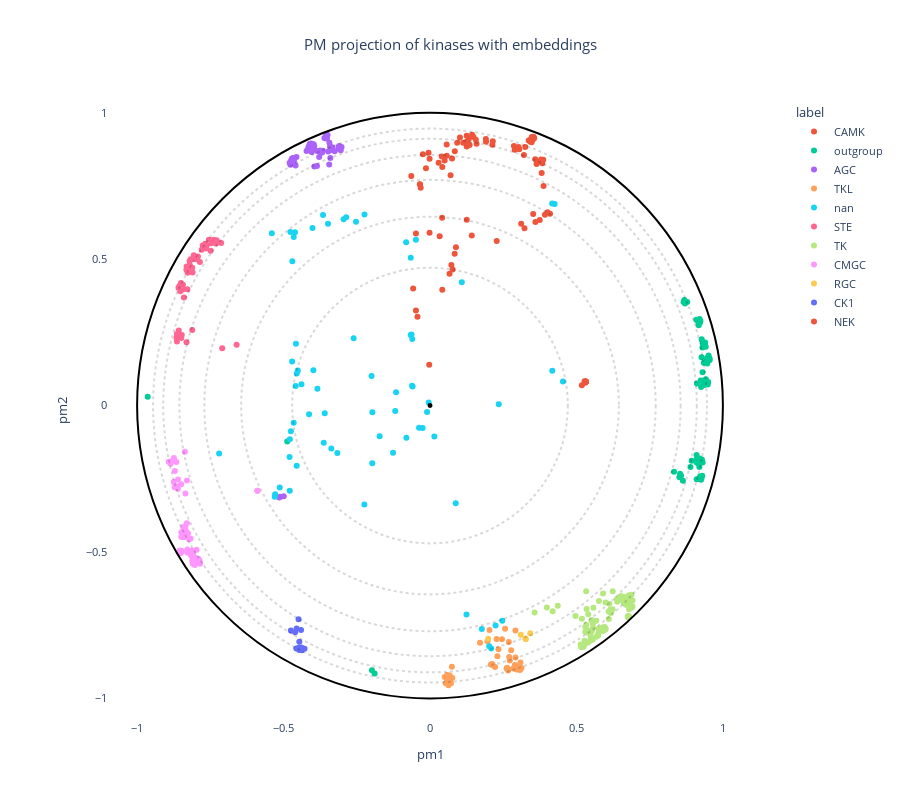

The notebook cell this image was saved under:
### Code cell
# OPTIONS =================================================
#Here you can set different parameters to color & annotate the resulting projection:
title = "PM projection of kinases with embeddings" 
#----------------------------------------------------------
# Select the coloring from annotation .csv file:
labels_name = "label"
# Select classes to label among the "labels_name" or "second_labels_name" column (comma separated list):
second_labels_name = ""
labels_text = []
show_text = False
#----------------------------------------------------------
# Use a custom color palette:
color_palette = colour_palette #Default: None
use_custom_palette = True
#==========================================================


#Check projection visualization parameters
#Labels name
if labels_name == "":
    labels_name = None
elif labels_name not in annotation_names:
    raise NameError(f"labels_name {labels_name} is not in the availables annotations.\nAvailables annotations: {annotation_names}")
#Second labels name
if second_labels_name == "":
    second_labels_name = None
elif second_labels_name not in annotation_names:
    raise NameError(f'"second_labels_name" {second_labels_name} is not in the availables annotations.\nAvailables annotations: {annotation_names}')

if not use_custom_palette:
    color_palette = None

#Plot graph
fig = plot_embedding_interactive(df_embedding, 
                                 labels_name = labels_name,
                                 second_labels_name = second_labels_name, 
                                 show_text = show_text,
                                 labels_text = labels_text,
                                 color_palette = color_palette, 
                                 title = title, 
                                 fontsize = 11)
fig.show()

### Figure 1 — Plotly figure (JSON) as saved in the notebook; plotly's stock layout.template omitted (floating-point values rounded to 4 significant figures; data arrays with more than 128 entries replaced by an {"elided": "..."} marker saying what was removed)
{"data": [{"customdata": {"elided": "83x3 str values"}, "hovertemplate": "<b>%{hovertext}</b><br><br>label=%{customdata[2]}<br>pm1=%{x}<br>pm2=%{y}<br>proteins_id=%{customdata[0]}<br>accession=%{customdata[1]}<extra></extra>", "hovertext": ["CAMK", "CAMK", "CAMK", "CAMK", "CAMK", "CAMK", "CAMK", "CAMK", "CAMK", "CAMK", "CAMK", "CAMK", "CAMK", "CAMK", "CAMK", "CAMK", "CAMK", "CAMK", "CAMK", "CAMK", "CAMK", "CAMK", "CAMK", "CAMK", "CAMK", "CAMK", "CAMK", "CAMK", "CAMK", "CAMK", "CAMK", "CAMK", "CAMK", "CAMK", "CAMK", "CAMK", "CAMK", "CAMK", "CAMK", "CAMK", "CAMK", "CAMK", "CAMK", "CAMK", "CAMK", "CAMK", "CAMK", "CAMK", "CAMK", "CAMK", "CAMK", "CAMK", "CAMK", "CAMK", "CAMK", "CAMK", "CAMK", "CAMK", "CAMK", "CAMK", "CAMK", "CAMK", "CAMK", "CAMK", "CAMK", "CAMK", "CAMK", "CAMK", "CAMK", "CAMK", "CAMK", "CAMK", "CAMK", "CAMK", "CAMK", "CAMK", "CAMK", "CAMK", "CAMK", "CAMK", "CAMK", "CAMK", "CAMK"], "legendgroup": "CAMK", "marker": {"color": "#EF553B", "symbol": "circle"}, "mode": "markers", "name": "CAMK", "orientation": "v", "showlegend": true, "type": "scatter", "x": [0.3507, 0.3812, 0.1254, 0.1255, 0.4012, 0.08853, 0.3369, 0.02944, 0.0703, 0.08427, 0.1426, -0.001475, 0.1022, -0.03174, 0.1133, 0.07533, 0.3516, -0.06377, 0.08462, 0.4098, 0.2894, 0.3637, 0.3455, 0.2866, 0.213, 0.1907, 0.2143, 0.1438, 0.3207, -0.04796, 0.04025, 0.04989, 0.3523, 0.042, 0.07723, 0.3876, 0.159, -0.01387, 0.04196, 0.3225, 0.07289, 0.06663, 0.1566, 0.3866, 0.3541, -0.03441, 0.3748, 0.1486, -0.004959, 0.3026, 0.3415, -0.002656, 0.1353, 0.05696, 0.3047, 0.2277, -0.04804, 0.3555, 0.1324, 0.3702, 0.3832, 0.09287, 0.1254, -0.04277, -0.05747, -0.0243, 0.3794, 0.3593, 0.04134, 0.03296, 0.1253, 0.347, 0.3478, 0.36, -0.001493, 0.3251, 0.3523, -0.03442, 0.3114, 0.3923, 0.05729, 0.1913, 0.3502], "xaxis": "x", "y": [0.9075, 0.794, 0.8848, 0.9018, 0.6601, 0.5407, 0.9052, 0.8287, 0.7863, 0.5185, 0.5808, 0.5901, 0.9152, 0.7439, 0.8975, 0.8437, 0.9181, 0.7837, 0.8683, 0.655, 0.8735, 0.8244, 0.9105, 0.8861, 0.8905, 0.9098, 0.9024, 0.9245, 0.8555, 0.5873, 0.8505, 0.8369, 0.6539, 0.3949, 0.4646, 0.7493, 0.8941, 0.8105, 0.8141, 0.6049, 0.48, 0.4503, 0.9075, 0.8389, 0.9169, 0.7551, 0.6335, 0.917, 0.863, 0.8828, 0.9011, 0.1396, 0.8896, 0.8913, 0.8751, 0.562, 0.3242, 0.913, 0.9104, 0.8326, 0.8272, 0.8968, 0.6344, 0.3027, 0.3994, 0.8581, 0.84, 0.8412, 0.6411, 0.5783, 0.9215, 0.8986, 0.9168, 0.6269, 0.8423, 0.8826, 0.9137, 0.755, 0.6204, 0.6517, 0.8532, 0.9004, 0.9147], "yaxis": "y"}, {"customdata": {"elided": "62x3 str values"}, "hovertemplate": "<b>%{hovertext}</b><br><br>label=%{customdata[2]}<br>pm1=%{x}<br>pm2=%{y}<br>proteins_id=%{customdata[0]}<br>accession=%{customdata[1]}<extra></extra>", "hovertext": ["outgroup", "outgroup", "outgroup", "outgroup", "outgroup", "outgroup", "outgroup", "outgroup", "outgroup", "outgroup", "outgroup", "outgroup", "outgroup", "outgroup", "outgroup", "outgroup", "outgroup", "outgroup", "outgroup", "outgroup", "outgroup", "outgroup", "outgroup", "outgroup", "outgroup", "outgroup", "outgroup", "outgroup", "outgroup", "outgroup", "outgroup", "outgroup", "outgroup", "outgroup", "outgroup", "outgroup", "outgroup", "outgroup", "outgroup", "outgroup", "outgroup", "outgroup", "outgroup", "outgroup", "outgroup", "outgroup", "outgroup", "outgroup", "outgroup", "outgroup", "outgroup", "outgroup", "outgroup", "outgroup", "outgroup", "outgroup", "outgroup", "outgroup", "outgroup", "outgroup", "outgroup", "outgroup"], "legendgroup": "outgroup", "marker": {"color": "#00cc96", "symbol": "circle"}, "mode": "markers", "name": "outgroup", "orientation": "v", "showlegend": true, "type": "scatter", "x": [0.9256, 0.9283, 0.9414, 0.9197, 0.91, 0.9271, 0.8657, -0.9638, 0.8571, 0.9149, 0.9171, 0.9203, 0.924, 0.9209, 0.9309, 0.9105, 0.8935, 0.8706, 0.9212, 0.8707, 0.9221, 0.9255, 0.9272, 0.9457, 0.8782, 0.9481, 0.9497, 0.9511, 0.9314, 0.9457, 0.8634, 0.9098, 0.9173, 0.955, 0.8683, 0.8332, 0.9158, 0.9545, 0.9233, -0.4873, 0.8513, 0.9092, 0.9224, 0.9385, 0.9392, 0.9304, -0.1891, 0.9346, 0.8535, 0.91, 0.9469, 0.9304, 0.9364, 0.9277, 0.9329, 0.9343, 0.9418, 0.8893, 0.9221, 0.9113, -0.1983, 0.9293], "xaxis": "x", "y": [0.06342, -0.1843, 0.2005, -0.2099, -0.1932, 0.1647, 0.3538, 0.03024, -0.2393, -0.1977, 0.2896, 0.2951, 0.08586, -0.1811, -0.1945, -0.2519, -0.1885, 0.3544, -0.1926, 0.3488, -0.242, -0.2529, -0.2477, 0.1623, 0.3531, 0.07163, 0.08009, 0.1706, 0.2112, 0.156, -0.2569, -0.1853, 0.2743, 0.1552, 0.3604, -0.2262, 0.2851, 0.161, 0.289, -0.123, -0.2451, 0.2932, -0.2498, 0.209, 0.2149, 0.1137, -0.9151, 0.1465, -0.2326, -0.1692, 0.1435, 0.1985, 0.06977, 0.2262, 0.07813, 0.08538, 0.08955, -0.2096, 0.2838, 0.07568, -0.9041, -0.2399], "yaxis": "y"}, {"customdata": {"elided": "64x3 str values"}, "hovertemplate": "<b>%{hovertext}</b><br><br>label=%{customdata[2]}<br>pm1=%{x}<br>pm2=%{y}<br>proteins_id=%{customdata[0]}<br>accession=%{customdata[1]}<extra></extra>", "hovertext": ["AGC", "AGC", "AGC", "AGC", "AGC", "AGC", "AGC", "AGC", "AGC", "AGC", "AGC", "AGC", "AGC", "AGC", "AGC", "AGC", "AGC", "AGC", "AGC", "AGC", "AGC", "AGC", "AGC", "AGC", "AGC", "AGC", "AGC", "AGC", "AGC", "AGC", "AGC", "AGC", "AGC", "AGC", "AGC", "AGC", "AGC", "AGC", "AGC", "AGC", "AGC", "AGC", "AGC", "AGC", "AGC", "AGC", "AGC", "AGC", "AGC", "AGC", "AGC", "AGC", "AGC", "AGC", "AGC", "AGC", "AGC", "AGC", "AGC", "AGC", "AGC", "AGC", "AGC", "AGC"], "legendgroup": "AGC", "marker": {"color": "#ab63fa", "symbol": "circle"}, "mode": "markers", "name": "AGC", "orientation": "v", "showlegend": true, "type": "scatter", "x": [-0.373, -0.35, -0.4056, -0.3948, -0.3018, -0.411, -0.352, -0.3434, -0.3409, -0.3606, -0.4034, -0.4011, -0.3953, -0.311, -0.3099, -0.3103, -0.3397, -0.4108, -0.465, -0.3752, -0.3662, -0.4722, -0.4767, -0.4744, -0.397, -0.4792, -0.3325, -0.3047, -0.4001, -0.4042, -0.404, -0.4057, -0.3545, -0.344, -0.3529, -0.3402, -0.355, -0.3356, -0.3477, -0.4589, -0.4169, -0.4145, -0.3515, -0.3857, -0.3517, -0.4072, -0.4215, -0.4713, -0.4704, -0.4668, -0.3783, -0.5148, -0.4559, -0.5116, -0.3683, -0.3564, -0.4647, -0.3379, -0.3254, -0.3865, -0.3517, -0.4093, -0.3543, -0.4995], "xaxis": "x", "y": [0.8629, 0.9238, 0.8949, 0.8163, 0.8828, 0.892, 0.9245, 0.8969, 0.8854, 0.9133, 0.8811, 0.8846, 0.8856, 0.8816, 0.8768, 0.886, 0.8791, 0.8764, 0.8342, 0.871, 0.8701, 0.8261, 0.8223, 0.8369, 0.8925, 0.8287, 0.8813, 0.8713, 0.8804, 0.8658, 0.8901, 0.8776, 0.9213, 0.823, 0.9233, 0.8455, 0.9118, 0.8744, 0.8676, 0.8199, 0.8752, 0.8832, 0.92, 0.8177, 0.923, 0.8939, 0.8692, 0.8438, 0.8329, 0.845, 0.8486, -0.3142, 0.8484, -0.3115, 0.864, 0.9164, 0.8417, 0.8727, 0.8684, 0.869, 0.9124, 0.8925, 0.9239, -0.3093], "yaxis": "y"}, {"customdata": {"elided": "43x3 str values"}, "hovertemplate": "<b>%{hovertext}</b><br><br>label=%{customdata[2]}<br>pm1=%{x}<br>pm2=%{y}<br>proteins_id=%{customdata[0]}<br>accession=%{customdata[1]}<extra></extra>", "hovertext": ["TKL", "TKL", "TKL", "TKL", "TKL", "TKL", "TKL", "TKL", "TKL", "TKL", "TKL", "TKL", "TKL", "TKL", "TKL", "TKL", "TKL", "TKL", "TKL", "TKL", "TKL", "TKL", "TKL", "TKL", "TKL", "TKL", "TKL", "TKL", "TKL", "TKL", "TKL", "TKL", "TKL", "TKL", "TKL", "TKL", "TKL", "TKL", "TKL", "TKL", "TKL", "TKL", "TKL"], "legendgroup": "TKL", "marker": {"color": "#FFA15A", "symbol": "circle"}, "mode": "markers", "name": "TKL", "orientation": "v", "showlegend": true, "type": "scatter", "x": [0.06662, 0.208, 0.2897, 0.3007, 0.2771, 0.2703, 0.2724, 0.2919, 0.05056, 0.06207, 0.07154, 0.06313, 0.06355, 0.05858, 0.2146, 0.2615, 0.2628, 0.2301, 0.3045, 0.3063, 0.0575, 0.2846, 0.2917, 0.2459, 0.07635, 0.06767, 0.2676, 0.3083, 0.07467, 0.1965, 0.3091, 0.2031, 0.3124, 0.2691, 0.2562, 0.2275, 0.0538, 0.2339, 0.2669, 0.222, 0.2953, 0.1707, 0.2124], "xaxis": "x", "y": [-0.9436, -0.8844, -0.886, -0.8875, -0.8351, -0.8585, -0.8708, -0.8602, -0.927, -0.9497, -0.9482, -0.9549, -0.9359, -0.9201, -0.8863, -0.8973, -0.8951, -0.8563, -0.8969, -0.9026, -0.9419, -0.8979, -0.7677, -0.7983, -0.9299, -0.9219, -0.9, -0.9008, -0.8919, -0.8051, -0.8775, -0.7665, -0.8964, -0.8073, -0.7617, -0.7971, -0.9482, -0.8319, -0.905, -0.893, -0.9013, -0.8102, -0.8825], "yaxis": "y"}, {"customdata": {"elided": "72x3 str values"}, "hovertemplate": "<b>%{hovertext}</b><br><br>label=%{customdata[2]}<br>pm1=%{x}<br>pm2=%{y}<br>proteins_id=%{customdata[0]}<br>accession=%{customdata[1]}<extra></extra>", "hovertext": ["nan", "nan", "nan", "nan", "nan", "nan", "nan", "nan", "nan", "nan", "nan", "nan", "nan", "nan", "nan", "nan", "nan", "nan", "nan", "nan", "nan", "nan", "nan", "nan", "nan", "nan", "nan", "nan", "nan", "nan", "nan", "nan", "nan", "nan", "nan", "nan", "nan", "nan", "nan", "nan", "nan", "nan", "nan", "nan", "nan", "nan", "nan", "nan", "nan", "nan", "nan", "nan", "nan", "nan", "nan", "nan", "nan", "nan", "nan", "nan", "nan", "nan", "nan", "nan", "nan", "nan", "nan", "nan", "nan", "nan", "nan", "nan"], "legendgroup": "nan", "marker": {"color": "#19d3f3", "symbol": "circle"}, "mode": "markers", "name": "nan", "orientation": "v", "showlegend": true, "type": "scatter", "x": [-0.5302, -0.2236, -0.1967, -0.3652, 0.2348, -0.1995, -0.2241, -0.4655, -0.04808, 0.01487, -0.02534, 0.2023, -0.1719, -0.06304, -0.06597, -0.1971, -0.08062, -0.03737, -0.295, -0.4129, -0.06116, 0.4175, 0.1086, 0.1247, -0.0605, -0.4388, -0.3982, -0.08145, 0.1768, -0.4785, -0.1156, -0.4582, -0.004446, -0.4795, 0.2091, -0.06578, -0.455, -0.3164, 0.4255, -0.3594, -0.72, -0.337, -0.3844, 0.08788, -0.2607, -0.4013, -0.461, 0.2239, -0.4514, 0.4171, -0.1262, -0.1187, -0.4789, -0.3628, -0.475, -0.4765, -0.54, -0.2526, 0.2469, -0.4552, 0.5317, -0.4577, 0.4539, -0.2861, -0.5288, -0.4708, -0.513, -0.0594, -0.4699, -0.01001, -0.3482, -0.4652], "xaxis": "x", "y": [-0.3116, 0.6525, -0.02326, 0.6508, 0.004643, 0.1012, -0.3374, -0.05865, 0.5662, -0.106, -0.07639, -0.8221, -0.1044, 0.2427, 0.2408, -0.1973, -0.1099, -0.07614, 0.636, -0.03001, 0.06778, 0.1187, 0.4209, -0.7136, 0.2269, 0.07289, 0.1207, 0.5575, -0.7627, -0.1149, 0.04498, 0.06645, 0.01018, -0.1754, -0.8292, 0.5049, 0.1093, -0.1616, 0.6885, -0.02653, -0.1637, -0.1469, 0.05759, -0.3335, 0.2295, 0.6062, 0.5916, -0.7508, 0.1194, 0.6902, -0.1611, -0.01825, -0.2906, -0.1271, -0.08811, 0.5928, 0.5879, 0.6275, -0.7343, -0.2054, 0.08124, 0.2106, 0.08232, 0.6424, -0.3033, 0.1501, -0.2798, 0.06498, 0.4927, -0.02174, 0.6204, 0.5754], "yaxis": "y"}, {"customdata": {"elided": "47x3 str values"}, "hovertemplate": "<b>%{hovertext}</b><br><br>label=%{customdata[2]}<br>pm1=%{x}<br>pm2=%{y}<br>proteins_id=%{customdata[0]}<br>accession=%{customdata[1]}<extra></extra>", "hovertext": ["STE", "STE", "STE", "STE", "STE", "STE", "STE", "STE", "STE", "STE", "STE", "STE", "STE", "STE", "STE", "STE", "STE", "STE", "STE", "STE", "STE", "STE", "STE", "STE", "STE", "STE", "STE", "STE", "STE", "STE", "STE", "STE", "STE", "STE", "STE", "STE", "STE", "STE", "STE", "STE", "STE", "STE", "STE", "STE", "STE", "STE", "STE"], "legendgroup": "STE", "marker": {"color": "#FF6692", "symbol": "circle"}, "mode": "markers", "name": "STE", "orientation": "v", "showlegend": true, "type": "scatter", "x": [-0.8066, -0.8589, -0.8096, -0.7794, -0.8492, -0.8319, -0.7304, -0.8244, -0.8525, -0.7093, -0.8554, -0.8505, -0.8435, -0.8442, -0.7623, -0.7973, -0.8168, -0.8467, -0.8208, -0.7858, -0.8118, -0.8577, -0.8656, -0.8107, -0.8285, -0.7549, -0.7492, -0.7383, -0.713, -0.7456, -0.7672, -0.6602, -0.8639, -0.8644, -0.8402, -0.7649, -0.8117, -0.8308, -0.8199, -0.7923, -0.8276, -0.7283, -0.8182, -0.8474, -0.776, -0.8027, -0.8313], "xaxis": "x", "y": [0.5134, 0.4021, 0.5014, 0.5322, 0.2308, 0.4633, 0.5536, 0.4704, 0.3905, 0.1955, 0.4079, 0.4187, 0.4127, 0.3961, 0.5461, 0.4997, 0.4999, 0.4015, 0.4936, 0.4898, 0.2581, 0.2559, 0.2314, 0.4543, 0.397, 0.5659, 0.5286, 0.5659, 0.5547, 0.554, 0.5526, 0.2074, 0.2183, 0.2443, 0.3688, 0.5361, 0.4708, 0.4748, 0.479, 0.5087, 0.4534, 0.5644, 0.4662, 0.2412, 0.5463, 0.509, 0.2157], "yaxis": "y"}, {"customdata": {"elided": "94x3 str values"}, "hovertemplate": "<b>%{hovertext}</b><br><br>label=%{customdata[2]}<br>pm1=%{x}<br>pm2=%{y}<br>proteins_id=%{customdata[0]}<br>accession=%{customdata[1]}<extra></extra>", "hovertext": ["TK", "TK", "TK", "TK", "TK", "TK", "TK", "TK", "TK", "TK", "TK", "TK", "TK", "TK", "TK", "TK", "TK", "TK", "TK", "TK", "TK", "TK", "TK", "TK", "TK", "TK", "TK", "TK", "TK", "TK", "TK", "TK", "TK", "TK", "TK", "TK", "TK", "TK", "TK", "TK", "TK", "TK", "TK", "TK", "TK", "TK", "TK", "TK", "TK", "TK", "TK", "TK", "TK", "TK", "TK", "TK", "TK", "TK", "TK", "TK", "TK", "TK", "TK", "TK", "TK", "TK", "TK", "TK", "TK", "TK", "TK", "TK", "TK", "TK", "TK", "TK", "TK", "TK", "TK", "TK", "TK", "TK", "TK", "TK", "TK", "TK", "TK", "TK", "TK", "TK", "TK", "TK", "TK", "TK"], "legendgroup": "TK", "marker": {"color": "#B6E880", "symbol": "circle"}, "mode": "markers", "name": "TK", "orientation": "v", "showlegend": true, "type": "scatter", "x": [0.6157, 0.5527, 0.436, 0.5184, 0.5348, 0.5743, 0.5731, 0.6168, 0.6828, 0.5215, 0.5209, 0.5467, 0.677, 0.5214, 0.5263, 0.6798, 0.6783, 0.6555, 0.5247, 0.6792, 0.6792, 0.516, 0.6775, 0.6888, 0.5176, 0.6843, 0.6793, 0.5525, 0.6754, 0.5762, 0.6874, 0.556, 0.6914, 0.6856, 0.419, 0.4968, 0.5901, 0.5934, 0.5967, 0.5959, 0.6879, 0.3573, 0.5345, 0.6644, 0.6238, 0.6687, 0.6757, 0.6766, 0.6776, 0.5394, 0.5433, 0.5489, 0.5555, 0.5392, 0.5276, 0.5334, 0.5302, 0.5144, 0.5462, 0.399, 0.5404, 0.5911, 0.598, 0.5862, 0.5928, 0.5954, 0.6121, 0.5996, 0.6623, 0.6396, 0.5766, 0.549, 0.6524, 0.5792, 0.61, 0.5512, 0.6644, 0.6379, 0.5518, 0.5567, 0.5679, 0.5725, 0.6, 0.6155, 0.6234, 0.618, 0.5676, 0.5579, 0.5908, 0.5332, 0.5767, 0.5301, 0.6108, 0.6915], "xaxis": "x", "y": [-0.697, -0.7324, -0.6833, -0.7278, -0.8093, -0.7847, -0.7829, -0.7079, -0.6758, -0.8171, -0.8222, -0.7677, -0.7211, -0.8244, -0.8163, -0.6955, -0.6632, -0.6654, -0.8223, -0.6475, -0.7214, -0.8243, -0.7203, -0.6904, -0.8212, -0.6577, -0.7198, -0.771, -0.7213, -0.7619, -0.6873, -0.7446, -0.6855, -0.6897, -0.7025, -0.7183, -0.7694, -0.7623, -0.7557, -0.7606, -0.6462, -0.7066, -0.6943, -0.6643, -0.6336, -0.6803, -0.7228, -0.7181, -0.7222, -0.7756, -0.771, -0.7887, -0.7984, -0.8089, -0.8032, -0.7495, -0.7557, -0.816, -0.8029, -0.6896, -0.7121, -0.7572, -0.7649, -0.7595, -0.7649, -0.7659, -0.6771, -0.6724, -0.6743, -0.67, -0.7742, -0.8006, -0.6503, -0.7616, -0.7032, -0.7962, -0.6539, -0.6604, -0.7356, -0.7594, -0.7892, -0.784, -0.7628, -0.702, -0.6957, -0.6979, -0.735, -0.69, -0.6413, -0.6338, -0.6669, -0.7723, -0.7285, -0.6652], "yaxis": "y"}, {"customdata": {"elided": "65x3 str values"}, "hovertemplate": "<b>%{hovertext}</b><br><br>label=%{customdata[2]}<br>pm1=%{x}<br>pm2=%{y}<br>proteins_id=%{customdata[0]}<br>accession=%{customdata[1]}<extra></extra>", "hovertext": ["CMGC", "CMGC", "CMGC", "CMGC", "CMGC", "CMGC", "CMGC", "CMGC", "CMGC", "CMGC", "CMGC", "CMGC", "CMGC", "CMGC", "CMGC", "CMGC", "CMGC", "CMGC", "CMGC", "CMGC", "CMGC", "CMGC", "CMGC", "CMGC", "CMGC", "CMGC", "CMGC", "CMGC", "CMGC", "CMGC", "CMGC", "CMGC", "CMGC", "CMGC", "CMGC", "CMGC", "CMGC", "CMGC", "CMGC", "CMGC", "CMGC", "CMGC", "CMGC", "CMGC", "CMGC", "CMGC", "CMGC", "CMGC", "CMGC", "CMGC", "CMGC", "CMGC", "CMGC", "CMGC", "CMGC", "CMGC", "CMGC", "CMGC", "CMGC", "CMGC", "CMGC", "CMGC", "CMGC", "CMGC", "CMGC"], "legendgroup": "CMGC", "marker": {"color": "#FF97FF", "symbol": "circle"}, "mode": "markers", "name": "CMGC", "orientation": "v", "showlegend": true, "type": "scatter", "x": [-0.8511, -0.8775, -0.8319, -0.8002, -0.7867, -0.8094, -0.8302, -0.8306, -0.8093, -0.7851, -0.8546, -0.8553, -0.8283, -0.8522, -0.8527, -0.8221, -0.8717, -0.8613, -0.8491, -0.8458, -0.8492, -0.8156, -0.8098, -0.8502, -0.8538, -0.8426, -0.5891, -0.7881, -0.8378, -0.7968, -0.7911, -0.7973, -0.7947, -0.7984, -0.853, -0.8351, -0.8743, -0.8026, -0.8074, -0.8513, -0.8536, -0.8273, -0.8464, -0.8709, -0.8487, -0.8133, -0.8298, -0.8351, -0.8453, -0.8856, -0.8263, -0.8042, -0.5894, -0.8174, -0.875, -0.8605, -0.8609, -0.8919, -0.8048, -0.8523, -0.8368, -0.8372, -0.8399, -0.8118, -0.8659], "xaxis": "x", "y": [-0.501, -0.1874, -0.4307, -0.5263, -0.5291, -0.5053, -0.4022, -0.4435, -0.5352, -0.54, -0.4974, -0.4963, -0.4914, -0.5038, -0.5027, -0.4561, -0.2789, -0.2755, -0.2688, -0.4492, -0.4476, -0.5127, -0.5399, -0.5025, -0.5027, -0.4147, -0.2908, -0.5355, -0.4426, -0.4924, -0.5227, -0.5331, -0.5363, -0.526, -0.4952, -0.3005, -0.1787, -0.5443, -0.5271, -0.4979, -0.4999, -0.5028, -0.441, -0.2238, -0.4324, -0.4947, -0.2557, -0.4163, -0.4978, -0.1988, -0.436, -0.5177, -0.2909, -0.454, -0.2612, -0.2524, -0.2842, -0.1917, -0.5418, -0.4969, -0.1575, -0.4492, -0.4256, -0.5298, -0.1925], "yaxis": "y"}, {"customdata": [["P16066 ePK_RGC__ANPRA", "P16066", "RGC"], ["P20594 ePK_RGC__ANPRB", "P20594", "RGC"], ["P25092 ePK_RGC__GUC2C", "P25092", "RGC"], ["P51841 ePK_RGC__GUC2F", "P51841", "RGC"], ["Q02846 ePK_RGC__GUC2D", "Q02846", "RGC"]], "hovertemplate": "<b>%{hovertext}</b><br><br>label=%{customdata[2]}<br>pm1=%{x}<br>pm2=%{y}<br>proteins_id=%{customdata[0]}<br>accession=%{customdata[1]}<extra></extra>", "hovertext": ["RGC", "RGC", "RGC", "RGC", "RGC"], "legendgroup": "RGC", "marker": {"color": "#FECB52", "symbol": "circle"}, "mode": "markers", "name": "RGC", "orientation": "v", "showlegend": true, "type": "scatter", "x": [0.3271, 0.3255, 0.3423, 0.3098, 0.1986], "xaxis": "x", "y": [-0.7975, -0.7953, -0.7771, -0.7822, -0.7963], "yaxis": "y"}, {"customdata": [["P48729 ePK_CK1_CK1-A_KC1A", "P48729", "CK1"], ["P48730 ePK_CK1_CK1-D_KC1D", "P48730", "CK1"], ["P49674 ePK_CK1_CK1-D_KC1E", "P49674", "CK1"], ["P78368 ePK_CK1_CK1-G_KC1G2", "P78368", "CK1"], ["Q5TCY1 ePK_CK1_TTBK_TTBK1", "Q5TCY1", "CK1"], ["Q6IQ55 ePK_CK1_TTBK_TTBK2", "Q6IQ55", "CK1"], ["Q86Y07 ePK_CK1_VRK_VRK2", "Q86Y07", "CK1"], ["Q8IV63 ePK_CK1_VRK_VRK3", "Q8IV63", "CK1"], ["Q8N752 ePK_CK1_CK1-A_KC1AL", "Q8N752", "CK1"], ["Q99986 ePK_CK1_VRK_VRK1", "Q99986", "CK1"], ["Q9HCP0 ePK_CK1_CK1-G_KC1G1", "Q9HCP0", "CK1"], ["Q9Y6M4 ePK_CK1_CK1-G_KC1G3", "Q9Y6M4", "CK1"]], "hovertemplate": "<b>%{hovertext}</b><br><br>label=%{customdata[2]}<br>pm1=%{x}<br>pm2=%{y}<br>proteins_id=%{customdata[0]}<br>accession=%{customdata[1]}<extra></extra>", "hovertext": ["CK1", "CK1", "CK1", "CK1", "CK1", "CK1", "CK1", "CK1", "CK1", "CK1", "CK1", "CK1"], "legendgroup": "CK1", "marker": {"color": "#636efa", "symbol": "circle"}, "mode": "markers", "name": "CK1", "orientation": "v", "showlegend": true, "type": "scatter", "x": [-0.4379, -0.4283, -0.4468, -0.4564, -0.4402, -0.4604, -0.475, -0.4488, -0.439, -0.4553, -0.4469, -0.4463], "xaxis": "x", "y": [-0.8354, -0.8301, -0.8345, -0.8291, -0.7667, -0.7741, -0.7682, -0.7293, -0.8258, -0.7613, -0.8257, -0.8062], "yaxis": "y"}, {"customdata": [["P51955 ePK_NEK_NEK2_NEK2", "P51955", "NEK"], ["P51956 ePK_NEK_NEK1_NEK3", "P51956", "NEK"], ["P51957 ePK_NEK_NEK4_NEK4", "P51957", "NEK"], ["Q6P3R8 ePK_NEK_NEK1_NEK5", "Q6P3R8", "NEK"], ["Q6ZWH5 ePK_NEK_NEK10_NEK10", "Q6ZWH5", "NEK"], ["Q86SG6 ePK_NEK_NEK8_NEK8", "Q86SG6", "NEK"], ["Q8NG66 ePK_NEK_NEK11_NEK11", "Q8NG66", "NEK"], ["Q8TD19 ePK_NEK_NEK9_NEK9", "Q8TD19", "NEK"], ["Q8TDX7 ePK_NEK_NEK6_NEK7", "Q8TDX7", "NEK"], ["Q96PY6 ePK_NEK_NEK1_NEK1", "Q96PY6", "NEK"], ["Q9HC98 ePK_NEK_NEK6_NEK6", "Q9HC98", "NEK"]], "hovertemplate": "<b>%{hovertext}</b><br><br>label=%{customdata[2]}<br>pm1=%{x}<br>pm2=%{y}<br>proteins_id=%{customdata[0]}<br>accession=%{customdata[1]}<extra></extra>", "hovertext": ["NEK", "NEK", "NEK", "NEK", "NEK", "NEK", "NEK", "NEK", "NEK", "NEK", "NEK"], "legendgroup": "NEK", "marker": {"color": "#EF553B", "symbol": "circle"}, "mode": "markers", "name": "NEK", "orientation": "v", "showlegend": true, "type": "scatter", "x": [0.5312, 0.5303, 0.531, 0.532, 0.5184, 0.5328, 0.5309, 0.5309, 0.5303, 0.5276, 0.5304], "xaxis": "x", "y": [0.08065, 0.07821, 0.08243, 0.08131, 0.06949, 0.0818, 0.08089, 0.08062, 0.08063, 0.083, 0.08085], "yaxis": "y"}], "layout": {"font": {"size": 11}, "height": 800, "legend": {"title": {"text": "label"}, "tracegroupgap": 0}, "plot_bgcolor": "rgba(0, 0, 0, 0)", "shapes": [{"line": {"color": "black", "dash": "dot"}, "opacity": 0.15, "type": "circle", "x0": -0.4706, "x1": 0.4706, "y0": -0.4706, "y1": 0.4706}, {"line": {"color": "black", "dash": "dot"}, "opacity": 0.15, "type": "circle", "x0": -0.6447, "x1": 0.6447, "y0": -0.6447, "y1": 0.6447}, {"line": {"color": "black", "dash": "dot"}, "opacity": 0.15, "type": "circle", "x0": -0.7705, "x1": 0.7705, "y0": -0.7705, "y1": 0.7705}, {"line": {"color": "black", "dash": "dot"}, "opacity": 0.15, "type": "circle", "x0": -0.8557, "x1": 0.8557, "y0": -0.8557, "y1": 0.8557}, {"line": {"color": "black", "dash": "dot"}, "opacity": 0.15, "type": "circle", "x0": -0.9108, "x1": 0.9108, "y0": -0.9108, "y1": 0.9108}, {"line": {"color": "black", "dash": "dot"}, "opacity": 0.15, "type": "circle", "x0": -0.9455, "x1": 0.9455, "y0": -0.9455, "y1": 0.9455}, {"line": {"color": "Black"}, "type": "circle", "x0": -1, "x1": 1, "xref": "x", "y0": -1, "y1": 1, "yref": "y"}, {"fillcolor": "Black", "line": {"color": "Black"}, "type": "circle", "x0": -0.005, "x1": 0.005, "xref": "x", "y0": -0.005, "y1": 0.005, "yref": "y"}], "title": {"text": "PM projection of kinases with embeddings", "x": 0.5}, "xaxis": {"anchor": "y", "constrain": "domain", "domain": [0, 1], "range": [-1.1, 1.1], "title": {"text": "pm1"}}, "yaxis": {"anchor": "x", "domain": [0, 1], "scaleanchor": "x", "scaleratio": 1, "title": {"text": "pm2"}}, "yaxis2": {"layer": "below traces", "matches": "y", "overlaying": "y"}}}
